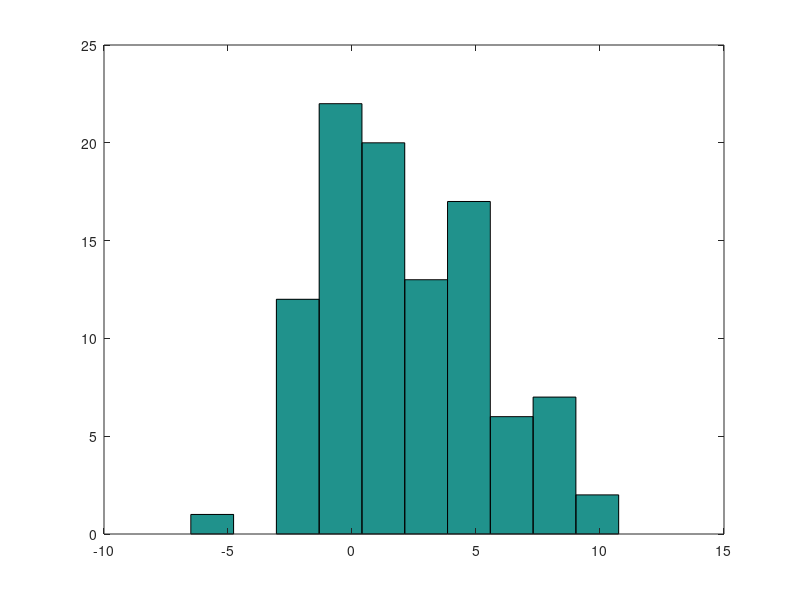

Source code (MATLAB):
%% Solution for Shanmugan problem 8.2

%Generation of data
meanX=2;
varX=9;
samplesize=100;
data=sqrt(varX).*randn(samplesize,1)+meanX;
hist(data)